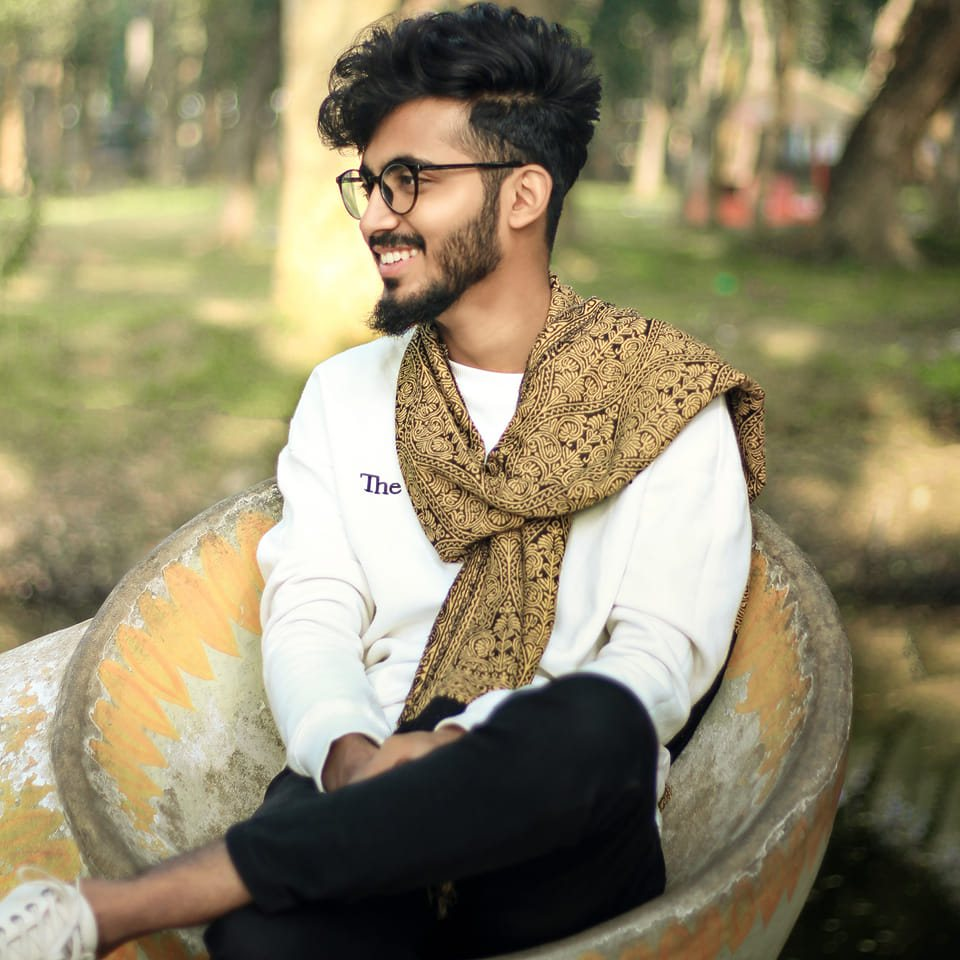
#> input picture demo.jpg, 960 x 960 px
$ python image.py
#> lines starting #> are read from the running program, lines starting #| are printed output that depends on the picture
import cv2
import numpy as np

img = cv2.imread('demo.jpg')
#> img is the input picture: shape (960, 960, 3); mean B, G, R 104.6, 134, 142.8

cv2.imshow("Original Image",img)
cv2.waitKey(0)

print(img.shape[:2])
#| (960, 960)

H ,W = img.shape[:2]
#> H = 960; W = 960
new_H,new_W = H//4,W//4;
#> new_H = 240; new_W = 240
new_img = np.zeros((new_H,new_W,3),dtype=np.uint8)
print(new_img.shape)
#| (240, 240, 3)


print(type(img))
#| <class 'numpy.ndarray'>

for i in range(0,H,4):
    for j in range(0,W,4):
        block = img[i:i+4,j:j+4]
        avg = block.mean(axis=(0,1))
        new_img[i//4,j//4] = avg
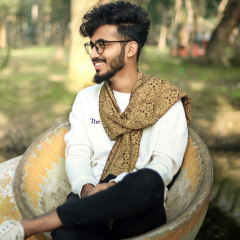
#> new_img: shape (240, 240, 3); mean B, G, R 104.2, 133.6, 142.4


cv2.imshow("Transformed Image!",new_img)
cv2.waitKey(0)


# img = img/255
# count =0
# # for i in img:
# #     count= count +1
# #     if count == 2:
# #         break
# #     for elm in i:
# #         print(elm)
# # cv2.imshow("image",img)
# # cv2.waitKey(0)
# print(count)
